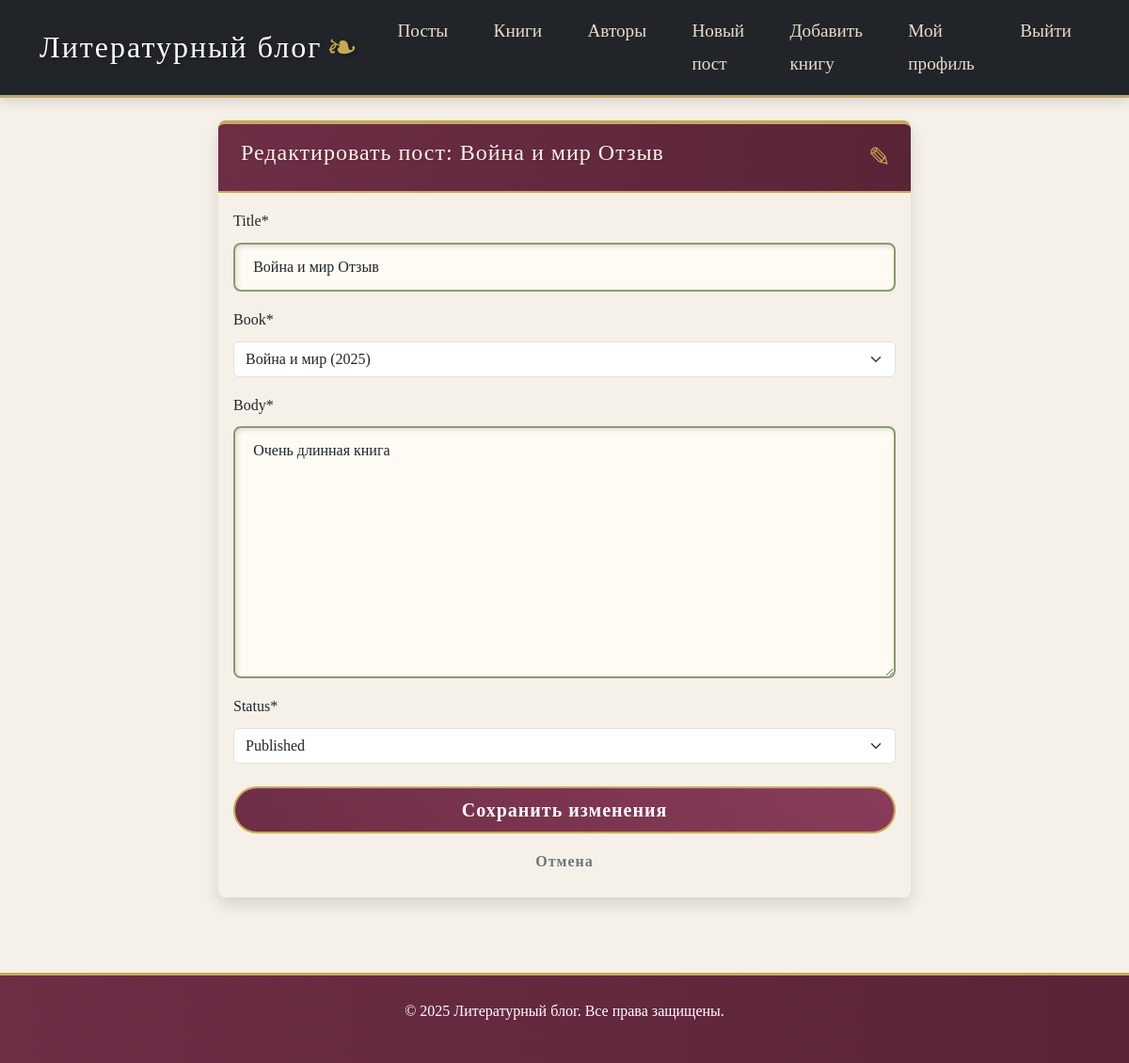
The page /posts/17/edit/ (signed in) on the database its author committed.
### literature/models.py (models this page shows, shortened)
class Post(models.Model):
    class Status(models.TextChoices):
        DRAFT = 'DF', 'Draft'
        PUBLISHED = 'PB', 'Published'
        ARCHIVED = 'AR', 'Archived'
    title = models.CharField(max_length=250)
    slug = models.SlugField(max_length=250, unique_for_date='publish')
    author = models.ForeignKey(User, on_delete=models.CASCADE, related_name='blog_posts')
    book = models.ForeignKey(Book, on_delete=models.CASCADE, related_name='posts')
    body = models.TextField(validators=[MinLengthValidator(10)])
    publish = models.DateTimeField(default=timezone.now)
    created = models.DateTimeField(auto_now_add=True)
    updated = models.DateTimeField(auto_now=True)
    status = models.CharField(max_length=2, choices=Status.choices, default=Status.DRAFT)
    class Meta:
        ordering = ['-publish']
        indexes = [models.Index(fields=['-publish']),]

class Book(models.Model):
    title = models.CharField(max_length=200)
    author = models.ForeignKey(Author, on_delete=models.CASCADE, related_name='books')
    genre = models.ForeignKey(Genre, on_delete=models.SET_NULL, null=True, related_name='books')
    published_date = models.DateField()
    description = models.TextField()
    cover = models.ImageField(upload_to='book_covers/', blank=True)
    def __str__(self):
        return f"{self.title} ({self.published_date.year})"

### literature/views.py (the view, shortened to what this page needs)
# urls.py: path('posts/<int:pk>/edit/', views.PostUpdateView.as_view(), name='post_edit'),
class PostUpdateView(LoginRequiredMixin, UserPassesTestMixin, UpdateView):
    model = Post
    form_class = PostForm
    template_name = 'literature/post/edit.html'
    def get_form_kwargs(self):
        kwargs = super().get_form_kwargs()
        kwargs['user'] = self.request.user
        return kwargs
    def test_func(self):
        post = self.get_object()
        return self.request.user == post.author or self.request.user.is_superuser

### literature/forms.py
class PostForm(forms.ModelForm):
    def __init__(self, *args, **kwargs):
        user = kwargs.pop('user', None)
        super(PostForm, self).__init__(*args, **kwargs)
        self.fields['title'].initial = ''
        if user and is_author(user):
            self.fields['book'].queryset = Book.objects.filter(author=user.author_profile)
        elif user and user.is_superuser:
            self.fields['book'].queryset = Book.objects.all()
        else:
            self.fields['book'].queryset = Book.objects.none()
    class Meta:
        model = Post
        fields = ['title', 'book', 'body', 'status']

### literature/forms.py (called while the page is built)
def is_author(user):
    return hasattr(user, 'author_profile') and user.author_profile is not None

### literature/templates/literature/post/edit.html (shortened to what this page needs)
{% extends "literature/base.html" %}
{% load crispy_forms_tags %}
{% block content %}
<div class="row justify-content-center">
    <div class="col-md-8">
        <div class="card">
            <div class="card-header">
                <h4 class="card-title mb-0">Редактировать пост: {{ post.title }}</h4>
            </div>
            <div class="card-body">
                <form method="post" enctype="multipart/form-data">
                    {{ form|crispy }}
                    <div class="d-grid gap-2 mt-4">
                        <button type="submit" class="btn btn-primary btn-lg">Сохранить изменения</button>
                        <a href="{% url 'literature:post_detail' post.pk %}" class="btn btn-outline-secondary">Отмена</a>
                    </div>
                </form>
            </div>
        </div>
    </div>
</div>
{% endblock %}

### literature/static/literature/css/styles.css (style rules this page uses)
:root { --parchment: #f5f1e8; --ink: #3a2e22; --gold: #c8a951; --burgundy: #6d2e46; --sage: #8a9b6e; --shadow: rgba(58, 46, 34, 0.15); }
body { font-family: 'Bookish', Georgia, serif; line-height: 1.8; color: var(--ink); background-color: var(--parchment); background-image: url('paper-texture.png'); padding-top: 0; position: relative; overflow-x: hidden; }
body::before { content: ""; position: fixed; top: 0; left: 0; width: 100%; height: 100%; background-image: url('ink-splatter.png'); background-size: 30%; background-position: right bottom; background-repeat: no-repeat; opacity: 0.05; z-index: -1; }
.card { border: none; border-radius: 8px; overflow: hidden; box-shadow: 0 8px 16px var(--shadow); background-color: rgba(245, 241, 232, 0.85); transition: transform 0.4s ease, box-shadow 0.4s ease; position: relative; margin-bottom: 2rem; border-top: 4px solid var(--gold); }
.card::before { content: ""; position: absolute; top: 0; left: 0; right: 0; height: 4px; background: linear-gradient(90deg, var(--burgundy), var(--sage), var(--gold)); }
.card-header { background: linear-gradient(to right, var(--burgundy), #5a2437); color: #f8f3e6; font-family: 'Scroll', cursive; font-size: 1.5rem; letter-spacing: 1px; border-bottom: 2px solid var(--gold); position: relative; padding: 1rem 1.5rem; }
.card-header::after { content: "✎"; position: absolute; right: 20px; top: 50%; transform: translateY(-50%); color: var(--gold); font-size: 1.8rem; }
.btn { border-radius: 30px; padding: 0.5rem 1.8rem; font-weight: bold; transition: all 0.3s ease; position: relative; overflow: hidden; border: 2px solid transparent; font-family: 'Scroll', cursive; letter-spacing: 1px; }
.btn::before { content: ""; position: absolute; top: 0; left: 0; width: 100%; height: 100%; background: rgba(255, 255, 255, 0.1); transform: translateX(-100%); transition: transform 0.3s ease; }
.btn-primary { background: linear-gradient(45deg, var(--burgundy), #8a3c5a); border-color: var(--gold); }
h1, h2, h3, h4, h5, h6 { font-family: 'Scroll', cursive; color: #d82e70;; text-shadow: 1px 1px 2px var(--shadow); position: relative; padding-bottom: 10px; margin-bottom: 25px; }
.form-control { background-color: rgba(255, 253, 247, 0.8); border: 2px solid var(--sage); border-radius: 8px; padding: 0.75rem 1.2rem; font-family: 'Bookish', Georgia, serif; transition: all 0.3s ease; box-shadow: inset 2px 2px 5px var(--shadow); }
.card, .comment, .book-cover, .author-photo { animation: fadeIn 0.6s ease forwards; }

### rows shown on the page
Post: title "Война и мир Отзыв", book "Война и мир (2025)", body "Очень длинная книга", status "Published"
